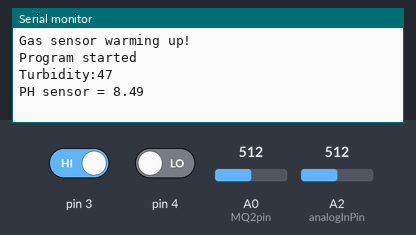
This sketch was run on a simulated Arduino Uno, built with avr-gcc and run on an emulated ATmega328P. Parts: the last lines printed to the serial monitor. Inputs (shaded band) come from the test bench; at power-on: pin 3 HIGH, A0 (MQ2pin) = 512, A2 (analogInPin) = 512, pin 4 LOW. Random numbers use the default seed unless the sketch sets one.

Above: at 2.2 s.
2.3 s: pin 3 driven LOW
At 3.27 s:
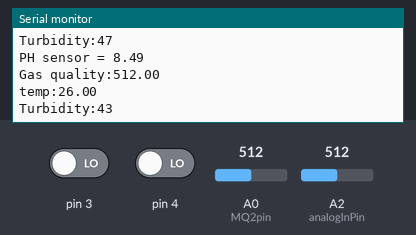
4.6 s: A0 (MQ2pin) set to 716
At 5.9 s:
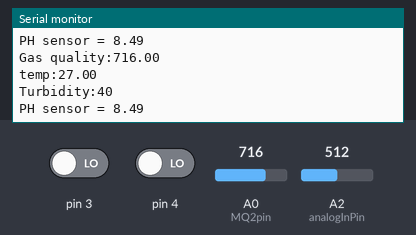
6.1 s: A2 (analogInPin) set to 716
7.6 s: pin 4 driven HIGH
At 7.62 s:
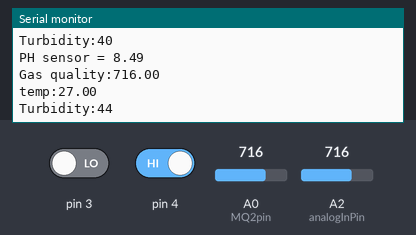
9.1 s: A0 (MQ2pin) set to 900
At 10.2 s:
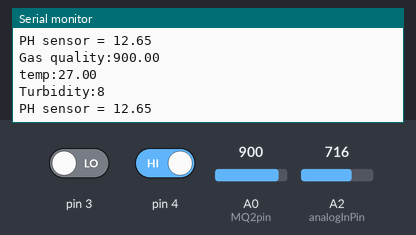
10.6 s: A2 (analogInPin) set to 900
At 12.8 s:
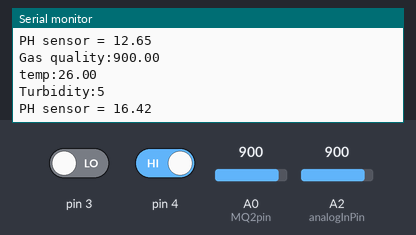
Timing chart, 0 to 13.1 s (numbered marks = the images above; inputs shaded):
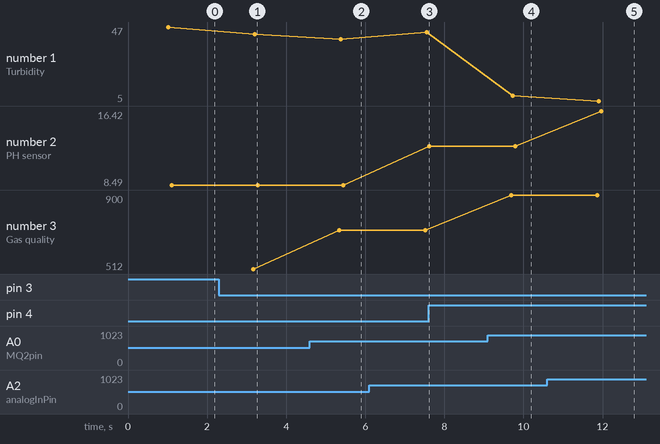

Measured:
- after the input at 2.3 s, the serial monitor: prints a new line after 0.87 s (image 1)
- after the input at 4.6 s, the serial monitor: prints a new line after 0.75 s (image 2)
- after the input at 9.1 s, the serial monitor: prints a new line after 0.59 s (image 4)
- after the input at 10.6 s, the serial monitor: prints a new line after 1.4 s (image 5)
- plotted number 1: 47 → 43 after the input at 2.3 s
- plotted number 2: 12.65 → 16.42 after the input at 10.6 s
- plotted number 3: 512 → 716 after the input at 4.6 s, 716 → 900 after the input at 9.1 s

The sketch:

waterQuality_Arduino.ino
```cpp
//Arduino to NodeMCU Lib
#include <SoftwareSerial.h>
#include <ArduinoJson.h>

//Initialise Arduino to NodeMCU (5=Rx & 6=Tx)
SoftwareSerial nodemcu(5, 6);

//gas sensor
float MQ2pin = A0;
float C;  //variable to gas sensor value
float D;  //variable to store temp sensor value

//turbidty sensor
int Turbidity;

int turbidity();

//ph sensor
const int analogInPin = A2;
int sensorValue = 0;
unsigned long int avgValue;
int buf[10], temp = 0;
float phSensor();
float phValue;


void setup()

{
  // put your setup code here, to run once:
  Serial.begin(9600); // sets the serial port to 9600
  Serial.println("Gas sensor warming up!");
  nodemcu.begin(9600);
  delay(1000);

  Serial.println("Program started");

  pinMode(MQ2pin, INPUT);
  pinMode(4, INPUT);
  pinMode(A2, INPUT);
  pinMode(3, INPUT);

}

void loop() {

  StaticJsonBuffer<1000> jsonBuffer;
  JsonObject& data = jsonBuffer.createObject();

  // gas sensor:
  C = analogRead(A0); // read analog input pin 0
  int mrsensor = digitalRead(3);
  if (mrsensor == 0) {
    if (C >= 0) {
      Serial.print("Gas quality:" );
      Serial.println(C);

    }
    else {
      random(50, 60);
    }
    D = random(25, 28);

    Serial.print("temp:");
    Serial.println(D);
  }

  //Turbidity sensor
  int A = turbidity();
  Serial.print("Turbidity:");
  Serial.println(A);

  //ph sensor
  float B = phSensor();
  Serial.println(B);


  //Assign collected data to JSON Object

  data["Turbidity"] = A;
  data["PH Value"] = B;
  data["Gas quality"] = C;
  data["Temp"]     = D;

  //Send data to NodeMCU
  data.printTo(nodemcu);
  jsonBuffer.clear();

  delay(2000);

}

float phSensor() {
  for (int i = 0; i < 10; i++)
  {
    buf[i] = analogRead(analogInPin);
    delay(10);
  }
  for (int i = 0; i < 9; i++)
  {
    for (int j = i + 1; j < 10; j++)
    {
      if (buf[i] > buf[j])
      {
        temp = buf[i];
        buf[i] = buf[j];
        buf[j] = temp;
      }
    }
  }
  avgValue = 0;
  for (int i = 2; i < 8; i++)
    avgValue += buf[i];

  float pHVol = (float)avgValue * 5.0 / 1024 / 4.3;
  //float phValue = -5.70 * pHVol + 22.8;
  float phValue = -3.0 * pHVol + 16.18;
  phValue = 14.2 - phValue;
  Serial.print("PH sensor = ");
  //Serial.println(phValue);
  //Serial.println(pHVol);

  return phValue;

}

int turbidity() {

  int irsensor = digitalRead(4);
  if (irsensor == 1)
  {
    Turbidity = random (5, 10);
    //Serial.print("Turbidity: ");
    //Serial.println(Turbidity);
  }
  else {
    Turbidity = random(40, 50);
    //Serial.print("Turbidity: ");
    //Serial.println(Turbidity);
  }

  return Turbidity;

}
```
